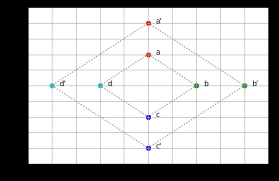
#> input picture 3 -  Image Processing in OpenCV/3.3 - Geometric Transformations of Images/drawing.png, 279 x 181 px
$ python Affine_Transformation.py
#> lines starting #> are read from the running program, lines starting #| are printed output that depends on the picture
import cv2
import numpy as np
from matplotlib import pyplot as plt

img = cv2.imread('drawing.png')
#> img is the input picture: shape (181, 279, 3); mean B, G, R 184.3, 184.2, 184.2
rows,cols,ch = img.shape
#> rows = 181; cols = 279; ch = 3

pts1 = np.float32([[50,50],[200,50],[50,200]])
pts2 = np.float32([[10,100],[200,50],[100,250]])

M = cv2.getAffineTransform(pts1,pts2)
dst = cv2.warpAffine(img,M,(cols,rows))
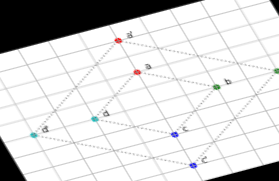
#> dst: shape (181, 279, 3); mean B, G, R 214.1, 214, 214

plt.subplot(121),plt.imshow(img),plt.title('Input')
plt.subplot(122),plt.imshow(dst),plt.title('Output')
plt.show()
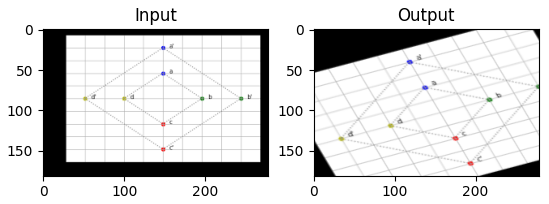
#> figure drawn by matplotlib, 2 panels; B, G, R data is drawn as R, G, B

$ run again, with 3 -  Image Processing in OpenCV/3.3 - Geometric Transformations of Images/Affine_Transformation.png copied over 3 -  Image Processing in OpenCV/3.3 - Geometric Transformations of Images/drawing.png
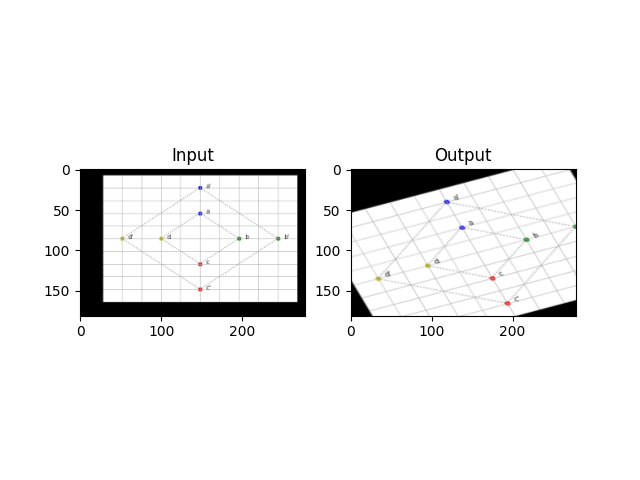
#> input picture 3 -  Image Processing in OpenCV/3.3 - Geometric Transformations of Images/Affine_Transformation.png, 640 x 480 px
#> img is the input picture: shape (480, 640, 3); mean B, G, R 241.1, 241.1, 241.1
#> `dst = cv2.warpAffine(img,M,(cols,rows))`:
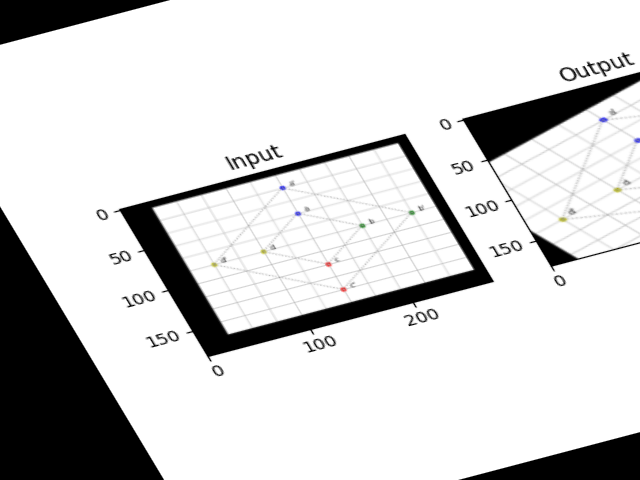
#> dst: shape (480, 640, 3); mean B, G, R 211.2, 211.2, 211.2
#> `plt.show()`:
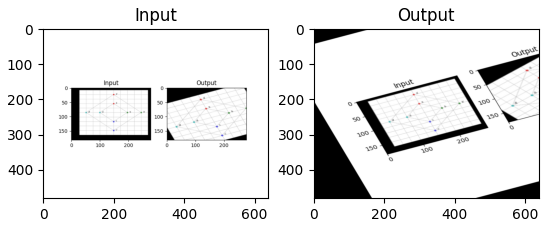
#> figure drawn by matplotlib, 2 panels; B, G, R data is drawn as R, G, B

$ run again, with 3 -  Image Processing in OpenCV/3.3 - Geometric Transformations of Images/Perspective_Transformation.png copied over 3 -  Image Processing in OpenCV/3.3 - Geometric Transformations of Images/drawing.png
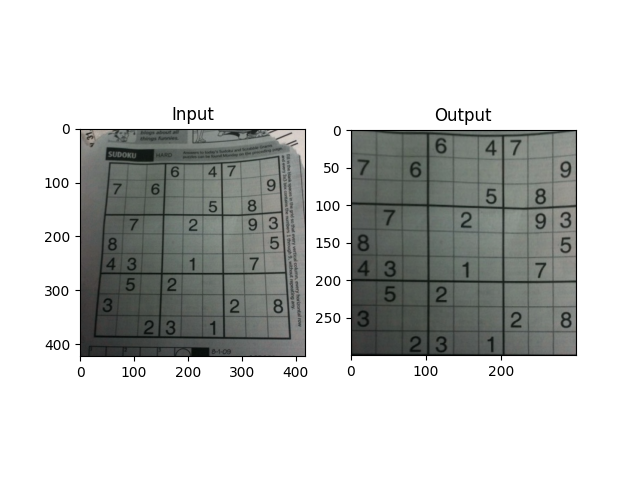
#> input picture 3 -  Image Processing in OpenCV/3.3 - Geometric Transformations of Images/Perspective_Transformation.png, 640 x 480 px
#> img is the input picture: shape (480, 640, 3); mean B, G, R 200.6, 202.2, 200.4
#> `dst = cv2.warpAffine(img,M,(cols,rows))`:
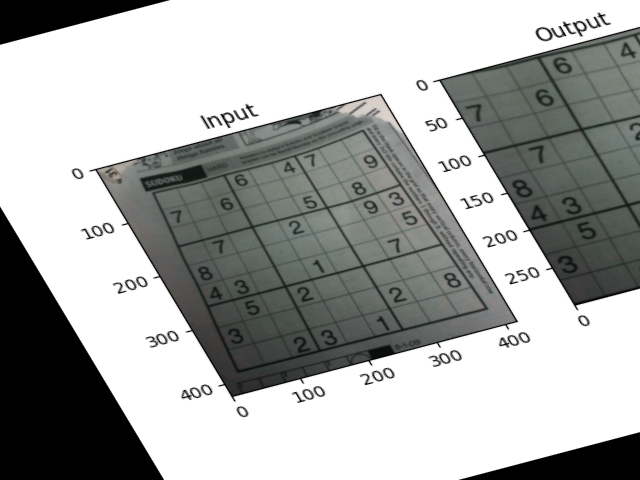
#> dst: shape (480, 640, 3); mean B, G, R 169.3, 170.9, 169
#> `plt.show()`:
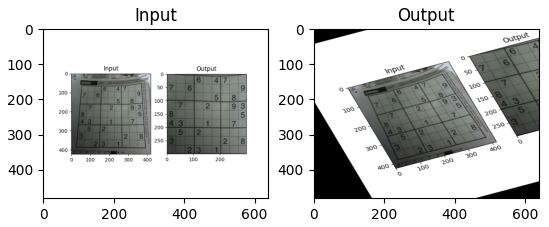
#> figure drawn by matplotlib, 2 panels; B, G, R data is drawn as R, G, B
